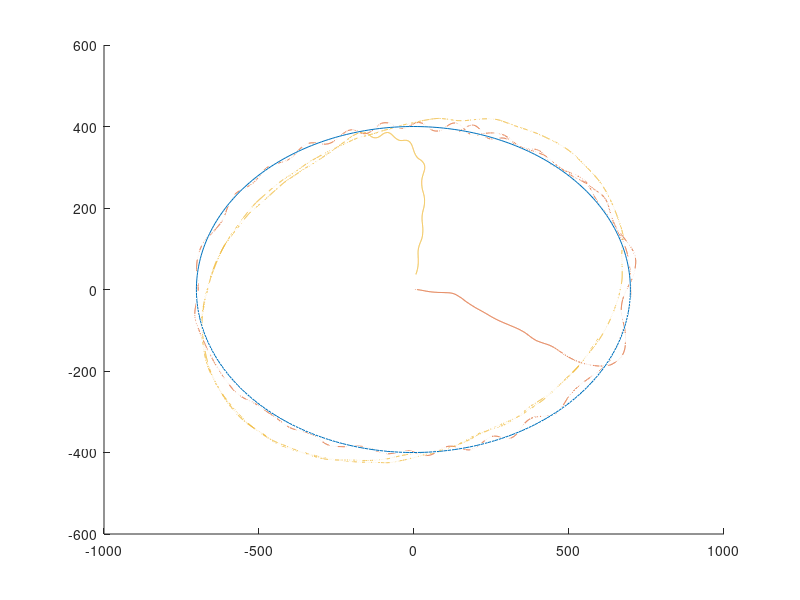

Write MATLAB code to recreate this figure.
clear,clc,close('all')
%
addpath ../
load('path_2_follow.mat')
load('10_21_NED.mat')
load('10_20_NED.mat')
load('log3.mat')
load('log4.mat')
load('log5.mat')
load('log7.mat')
figure(1)
clf(1)
hold all
plot3(VarName1-mean(VarName1),VarName2-mean(VarName2),-1*(VarName3))
% plot3(VarName1,VarName2,-1*(VarName3))
% plot3(PN,PE,-1*PD)
plot3(PN1,PE1,-1*PD1)
% plot3(PN3,PE3,-1*PD3)
% plot3(PN2,PE2,-1*PD2)
% plot3(PN4,PE4,-1*PD4)
plot3(PN5,PE5,-1*PD5)
% legend('P2F','Today','Yesterday','FF','FF better gains','No Wind low gains')